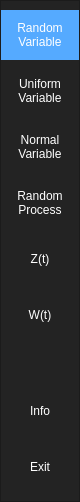
        <widget class="QFrame" name="frame_left_menu">
         <property name="minimumSize">
          <size>
           <width>80</width>
           <height>0</height>
          </size>
         </property>
         <property name="maximumSize">
          <size>
           <width>70</width>
           <height>16777215</height>
          </size>
         </property>
         <property name="styleSheet">
          <string notr="true">background-color: rgb(35, 35, 35);</string>
         </property>
         <property name="frameShape">
          <enum>QFrame::StyledPanel</enum>
         </property>
         <property name="frameShadow">
          <enum>QFrame::Raised</enum>
         </property>
         <layout class="QHBoxLayout" name="horizontalLayout_3">
          <property name="leftMargin">
           <number>0</number>
          </property>
          <property name="topMargin">
           <number>0</number>
          </property>
          <property name="rightMargin">
           <number>0</number>
          </property>
          <property name="bottomMargin">
           <number>0</number>
          </property>
          <item>
           <widget class="QFrame" name="frame_top_menus">
            <property name="frameShape">
             <enum>QFrame::NoFrame</enum>
            </property>
            <property name="frameShadow">
             <enum>QFrame::Raised</enum>
            </property>
            <layout class="QVBoxLayout" name="verticalLayout_4">
             <property name="leftMargin">
              <number>0</number>
             </property>
             <property name="rightMargin">
              <number>0</number>
             </property>
             <item>
              <widget class="QPushButton" name="randomVarBtn">
               <property name="minimumSize">
                <size>
                 <width>0</width>
                 <height>50</height>
                </size>
               </property>
               <property name="toolTip">
                <string>&lt;html&gt;&lt;head/&gt;&lt;body&gt;&lt;p&gt;Simulate a user-defined random variable&lt;/p&gt;&lt;/body&gt;&lt;/html&gt;</string>
               </property>
               <property name="styleSheet">
                <string notr="true">QPushButton {
	color: rgb(255, 255, 255);
	background-color: rgb(35, 35, 35);
	border: 0px solid;
}
QPushButton:hover {
	background-color: rgb(85, 170, 255);
}
QPushButton:checked {
	background-color: rgb(85, 170, 255);
}
QToolTip {
	background-color: rgb(248, 228, 92);
}</string>
               </property>
               <property name="text">
                <string>Random
Variable</string>
               </property>
               <property name="checkable">
                <bool>true</bool>
               </property>
               <property name="checked">
                <bool>true</bool>
               </property>
               <property name="autoExclusive">
                <bool>true</bool>
               </property>
              </widget>
             </item>
             <item>
              <widget class="QPushButton" name="UniformVarBtn">
               <property name="minimumSize">
                <size>
                 <width>0</width>
                 <height>50</height>
                </size>
               </property>
               <property name="toolTip">
                <string>&lt;html&gt;&lt;head/&gt;&lt;body&gt;&lt;p&gt;Simulate a uniformly distributed random variable&lt;/p&gt;&lt;/body&gt;&lt;/html&gt;</string>
               </property>
               <property name="styleSheet">
                <string notr="true">QPushButton {
	color: rgb(255, 255, 255);
	background-color: rgb(35, 35, 35);
	border: 0px solid;
}
QPushButton:hover {
	background-color: rgb(85, 170, 255);
}
QPushButton:checked {
	background-color: rgb(85, 170, 255);
}
QToolTip {
	background-color: rgb(248, 228, 92);
}</string>
               </property>
               <property name="text">
                <string>Uniform
Variable</string>
               </property>
               <property name="checkable">
                <bool>true</bool>
               </property>
               <property name="checked">
                <bool>false</bool>
               </property>
               <property name="autoExclusive">
                <bool>true</bool>
               </property>
              </widget>
             </item>
             <item>
              <widget class="QPushButton" name="NormalVarBtn">
               <property name="minimumSize">
                <size>
                 <width>0</width>
                 <height>50</height>
                </size>
               </property>
               <property name="toolTip">
                <string>&lt;html&gt;&lt;head/&gt;&lt;body&gt;&lt;p&gt;Simulate a normally distributed random varaible&lt;/p&gt;&lt;/body&gt;&lt;/html&gt;</string>
               </property>
               <property name="styleSheet">
                <string notr="true">QPushButton {
	color: rgb(255, 255, 255);
	background-color: rgb(35, 35, 35);
	border: 0px solid;
}
QPushButton:hover {
	background-color: rgb(85, 170, 255);
}
QPushButton:checked {
	background-color: rgb(85, 170, 255);
}
QToolTip {
	background-color: rgb(248, 228, 92);
}</string>
               </property>
               <property name="text">
                <string>Normal
Variable</string>
               </property>
               <property name="checkable">
                <bool>true</bool>
               </property>
               <property name="autoExclusive">
                <bool>true</bool>
               </property>
              </widget>
             </item>
             <item>
              <widget class="QPushButton" name="RandomPrcsBtn">
               <property name="minimumSize">
                <size>
                 <width>0</width>
                 <height>50</height>
                </size>
               </property>
               <property name="toolTip">
                <string>&lt;html&gt;&lt;head/&gt;&lt;body&gt;&lt;p&gt;Simulate a user-defined random process&lt;/p&gt;&lt;/body&gt;&lt;/html&gt;</string>
               </property>
               <property name="styleSheet">
                <string notr="true">QPushButton {
	color: rgb(255, 255, 255);
	background-color: rgb(35, 35, 35);
	border: 0px solid;
}
QPushButton:hover {
	background-color: rgb(85, 170, 255);
}
QPushButton:checked {
	background-color: rgb(85, 170, 255);
}
QToolTip {
	background-color: rgb(248, 228, 92);
}</string>
               </property>
               <property name="text">
                <string>Random
Process</string>
               </property>
               <property name="checkable">
                <bool>true</bool>
               </property>
               <property name="autoExclusive">
                <bool>true</bool>
               </property>
              </widget>
             </item>
             <item>
              <widget class="QPushButton" name="Z_Prcs">
               <property name="minimumSize">
                <size>
                 <width>0</width>
                 <height>50</height>
                </size>
               </property>
               <property name="toolTip">
                <string>&lt;html&gt;&lt;head/&gt;&lt;body&gt;&lt;p&gt;Simulate the process Z(t) = cos(4πt+θ) for 0 ≤ t ≤ 2, where θ is a uniformly distributed random variable&lt;/p&gt;&lt;/body&gt;&lt;/html&gt;</string>
               </property>
               <property name="styleSheet">
                <string notr="true">QPushButton {
	color: rgb(255, 255, 255);
	background-color: rgb(35, 35, 35);
	border: 0px solid;
}
QPushButton:hover {
	background-color: rgb(85, 170, 255);
}
QPushButton:checked {
	background-color: rgb(85, 170, 255);
}
QToolTip {
	background-color: rgb(248, 228, 92);
}</string>
               </property>
               <property name="text">
                <string>Z(t)</string>
               </property>
               <property name="checkable">
                <bool>true</bool>
               </property>
               <property name="autoExclusive">
                <bool>true</bool>
               </property>
              </widget>
             </item>
             <item>
              <widget class="QPushButton" name="W_Prcs">
               <property name="minimumSize">
                <size>
                 <width>0</width>
                 <height>50</height>
                </size>
               </property>
               <property name="toolTip">
                <string>&lt;html&gt;&lt;head/&gt;&lt;body&gt;&lt;p&gt;Simulate the process W(t) = A cos(4πt) for 0 ≤ t ≤ 2, where A is a normally distributed random variable&lt;/p&gt;&lt;/body&gt;&lt;/html&gt;</string>
               </property>
               <property name="styleSheet">
                <string notr="true">QPushButton {
	color: rgb(255, 255, 255);
	background-color: rgb(35, 35, 35);
	border: 0px solid;
}
QPushButton:hover {
	background-color: rgb(85, 170, 255);
}
QPushButton:checked {
	background-color: rgb(85, 170, 255);
}
QToolTip {
	background-color: rgb(248, 228, 92);
}</string>
               </property>
               <property name="text">
                <string>W(t)</string>
               </property>
               <property name="checkable">
                <bool>true</bool>
               </property>
               <property name="autoExclusive">
                <bool>true</bool>
               </property>
              </widget>
             </item>
             <item>
              <spacer name="verticalSpacer">
               <property name="orientation">
                <enum>Qt::Vertical</enum>
               </property>
               <property name="sizeHint" stdset="0">
                <size>
                 <width>20</width>
                 <height>40</height>
                </size>
               </property>
              </spacer>
             </item>
             <item>
              <widget class="QPushButton" name="InfoBtn">
               <property name="minimumSize">
                <size>
                 <width>0</width>
                 <height>50</height>
                </size>
               </property>
               <property name="toolTip">
                <string>View information about application</string>
               </property>
               <property name="styleSheet">
                <string notr="true">QPushButton {
	color: rgb(255, 255, 255);
	background-color: rgb(35, 35, 35);
	border: 0px solid;
}
QPushButton:hover {
	background-color: rgb(85, 170, 255);
}
QToolTip {
	background-color: rgb(248, 228, 92);
}</string>
               </property>
               <property name="text">
                <string>Info</string>
               </property>
              </widget>
             </item>
             <item>
              <widget class="QPushButton" name="ExitBtn">
               <property name="minimumSize">
                <size>
                 <width>0</width>
                 <height>50</height>
                </size>
               </property>
               <property name="toolTip">
                <string>Close application</string>
               </property>
               <property name="styleSheet">
                <string notr="true">QPushButton {
	color: rgb(255, 255, 255);
	background-color: rgb(35, 35, 35);
	border: 0px solid;
}
QPushButton:hover {
	background-color: rgb(85, 170, 255);
}
QToolTip {
	background-color: rgb(248, 228, 92);
}</string>
               </property>
               <property name="text">
                <string>Exit</string>
               </property>
              </widget>
             </item>
            </layout>
           </widget>
          </item>
         </layout>
        </widget>
